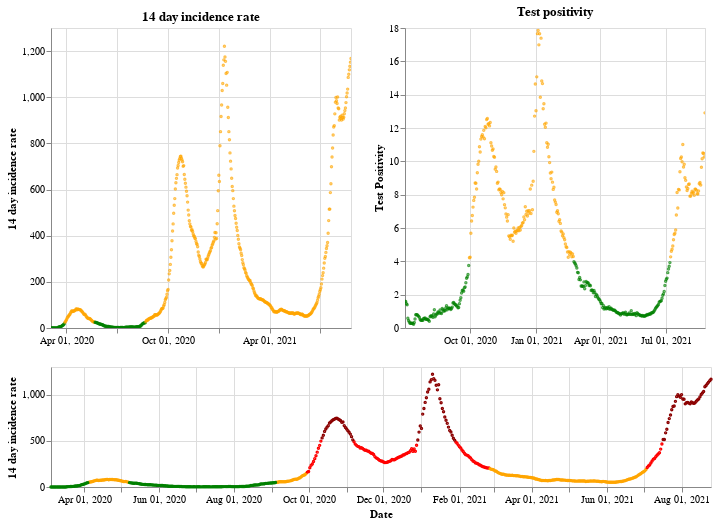

Source (notebook cell):
### Markdown cell above
## Northern Ireland

### Code cell
plot_traffic_light('Northern Ireland')

### Figure 1 — Vega-Lite specification as saved in the notebook (floating-point values rounded to 4 significant figures; data arrays with more than 128 entries replaced by an {"elided": "..."} marker saying what was removed)
{"config": {"view": {"continuousWidth": 400, "continuousHeight": 300}}, "vconcat": [{"hconcat": [{"mark": {"type": "point", "size": 2}, "encoding": {"color": {"condition": {"value": "green", "test": "(datum.twoWeeklyCasesRate <= 25)"}, "value": "orange"}, "tooltip": [{"type": "nominal", "field": "areaName"}, {"type": "temporal", "field": "date"}, {"type": "quantitative", "field": "twoWeeklyCasesRate"}, {"type": "quantitative", "field": "testPositivity"}], "x": {"type": "temporal", "axis": {"title": ""}, "field": "date", "scale": {"domain": {"selection": "DateBrush"}}, "timeUnit": "yearmonthdate"}, "y": {"type": "quantitative", "axis": {"title": "14 day incidence rate"}, "field": "twoWeeklyCasesRate"}}, "title": "14 day incidence rate", "width": 300}, {"mark": {"type": "point", "size": 2}, "encoding": {"color": {"condition": {"value": "green", "test": "(datum.testPositivity <= 4)"}, "value": "orange"}, "tooltip": [{"type": "nominal", "field": "areaName"}, {"type": "temporal", "field": "date"}, {"type": "quantitative", "field": "twoWeeklyCasesRate"}, {"type": "quantitative", "field": "testPositivity"}], "x": {"type": "temporal", "axis": {"title": ""}, "field": "date", "scale": {"domain": {"selection": "DateBrush"}}, "timeUnit": "yearmonthdate"}, "y": {"type": "quantitative", "axis": {"title": "Test Positivity"}, "field": "testPositivity"}}, "title": "Test positivity", "width": 300}]}, {"layer": [{"mark": {"type": "point", "size": 2}, "encoding": {"color": {"condition": {"value": "orange", "test": "(((datum.testPositivity < 4) && (datum.twoWeeklyCasesRate >= 50)) && (datum.twoWeeklyCasesRate < 200))"}, "value": "red"}, "opacity": {"condition": {"value": 1, "test": "((datum.twoWeeklyCasesRate >= 50) && (datum.twoWeeklyCasesRate < 500))"}, "value": 0}, "tooltip": [{"type": "nominal", "field": "areaName"}, {"type": "temporal", "field": "date"}, {"type": "quantitative", "field": "twoWeeklyCasesRate"}, {"type": "quantitative", "field": "testPositivity"}], "x": {"type": "temporal", "axis": {"title": "Date"}, "field": "date", "timeUnit": "yearmonthdate"}, "y": {"type": "quantitative", "axis": {"title": "14 day incidence rate"}, "field": "twoWeeklyCasesRate"}}, "selection": {"DateBrush": {"type": "interval", "encodings": ["x"], "fields": ["Time"]}}}, {"mark": {"type": "point", "size": 2}, "encoding": {"color": {"value": "darkred"}, "opacity": {"condition": {"value": 1, "test": "(datum.twoWeeklyCasesRate >= 500)"}, "value": 0}, "tooltip": [{"type": "nominal", "field": "areaName"}, {"type": "temporal", "field": "date"}, {"type": "quantitative", "field": "twoWeeklyCasesRate"}, {"type": "quantitative", "field": "testPositivity"}], "x": {"type": "temporal", "axis": {"title": "Date"}, "field": "date", "timeUnit": "yearmonthdate"}, "y": {"type": "quantitative", "axis": {"title": "14 day incidence rate"}, "field": "twoWeeklyCasesRate"}}}, {"mark": {"type": "point", "size": 2}, "encoding": {"color": {"condition": {"value": "green", "test": "((datum.testPositivity < 4) && (datum.twoWeeklyCasesRate < 50))"}, "value": "orange"}, "opacity": {"condition": {"value": 1, "test": "(datum.twoWeeklyCasesRate < 50)"}, "value": 0}, "tooltip": [{"type": "nominal", "field": "areaName"}, {"type": "temporal", "field": "date"}, {"type": "quantitative", "field": "twoWeeklyCasesRate"}, {"type": "quantitative", "field": "testPositivity"}], "x": {"type": "temporal", "axis": {"title": "Date"}, "field": "date", "timeUnit": "yearmonthdate"}, "y": {"type": "quantitative", "axis": {"title": "14 day incidence rate"}, "field": "twoWeeklyCasesRate"}}}], "height": 120, "width": 660}], "data": {"name": "data-5062738fb05c489872d9e431e8d3ce1f"}, "$schema": "https://vega.github.io/schema/vega-lite/v4.8.1.json", "datasets": {"data-5062738fb05c489872d9e431e8d3ce1f": {"elided": "539 records"}}}
